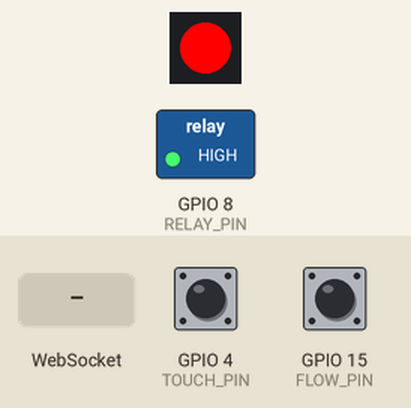
A sketch run on a simulated ESP32-S3. Parts: 1 RGB LEDs in strip order, left to right, switched loads named in the sketch (green lamp = pin HIGH). The test bench sets the inputs (shaded band); at power-on: GPIO 15 (FLOW_PIN) HIGH, GPIO 4 (TOUCH_PIN) LOW. WiFi joins after 1.5 s; servers stay silent unless stated; what the sketch prints to the serial monitor is not drawn.

Above: at 2.8 s.
2.9 s: WebSocket text "03;" received
At 3.8 s:
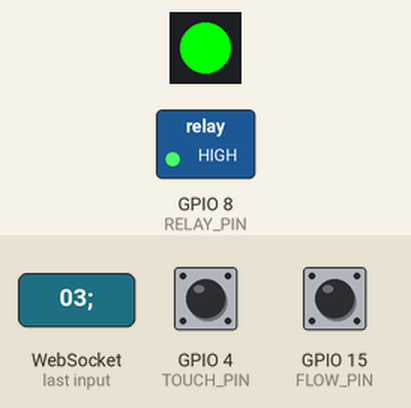
4.4 s: GPIO 15 (FLOW_PIN) pulled LOW for 0.15 s
7.5 s: WebSocket text "ON" received
At 10.05 s:
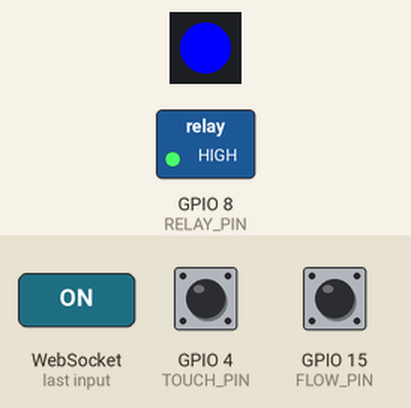
10.5 s: WebSocket text "OFF" received
Timing chart, 0 to 13.0 s (numbered marks = the images above; inputs shaded):
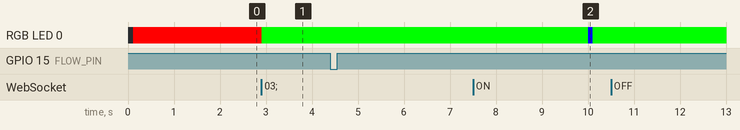

Measured:
- after the input at 2.9 s, RGB LED 0: RGB(255, 0, 0) → RGB(0, 255, 0) at once
- after the input at 4.4 s, every drawn part: stays the same
- after the input at 10.5 s, every drawn part: stays the same

The sketch:

arduino_websocketsclient.ino
```cpp
#include <WiFi.h>
#include <WebSocketsClient.h>
#include <Adafruit_NeoPixel.h>

// ==== CONFIGURAÇÕES DE REDE ====
const char* ssid = "UNITINS_WIFI";
const char* password = "";

// ==== CONFIGURAÇÕES DO WEBSOCKET ====
const char* ws_host = "aqualy.tanz.dev";
const uint16_t ws_port = 443;  // Porta HTTPS
const char* ws_path = "/ws/sensor/1";  // Caminho com ID do medidor
const char* device_id = "1";

WebSocketsClient webSocket;

// ==== SENSOR DE FLUXO ====
const int FLOW_PIN = 15;
unsigned long lastTime = 0;
unsigned long lastSendTime = 0;
unsigned long pulseCount = 0;
int lastState = HIGH;
float calibrationFactor = 4.5;

float consumoLitros = 0.0;
float somaVazao = 0.0;
int contagemMedidas = 0;

// ==== RELÉ (INTERRUPTOR DE FLUXO) ====
const int RELAY_PIN = 8;

// ==== LED NEOPIXEL ====
#define LED_PIN 48
#define NUMPIXELS 1
Adafruit_NeoPixel pixel(NUMPIXELS, LED_PIN, NEO_GRB + NEO_KHZ800);

// ==== BOTÃO TOUCH ====
const int TOUCH_PIN = 4;
bool flowSwitchState = true;
int lastTouchState = LOW;
unsigned long lastDebounceTime = 0;
unsigned long debounceDelay = 50;

// ==== CONTROLE DE CONEXÃO ====
bool wsConnected = false;

// ==== FUNÇÕES DE LED ====
void setLedColor(uint8_t r, uint8_t g, uint8_t b) {
  pixel.setPixelColor(0, pixel.Color(r, g, b));
  pixel.show();
}

void ledDesconectado() { setLedColor(255, 0, 0); }     // Vermelho
void ledConectado() { setLedColor(0, 255, 0); }        // Verde
void ledEnviando()  { setLedColor(0, 0, 255); }        // Azul

// ==== CALLBACK DO WEBSOCKET ====
void webSocketEvent(WStype_t type, uint8_t * payload, size_t length) {
  switch(type) {
    case WStype_DISCONNECTED:
      Serial.println("🔴 WebSocket Desconectado!");
      wsConnected = false;
      ledDesconectado();
      break;

    case WStype_CONNECTED:
      Serial.println("✅ WebSocket Conectado!");
      Serial.printf("📍 Conectado em: %s\n", payload);
      wsConnected = true;
      ledConectado();
      break;

    case WStype_TEXT: {
      Serial.printf("📨 Mensagem recebida: %s\n", payload);

      // Parse comando do servidor: 03;ON ou 03;OFF
      String message = String((char*)payload);
      if (message.startsWith("03;")) {
        String command = message.substring(3);
        if (command == "ON") {
          Serial.println("🟢 Fluxo LIGADO (comando remoto)");
          flowSwitchState = true;
          digitalWrite(RELAY_PIN, HIGH);
        } else if (command == "OFF") {
          Serial.println("🔴 Fluxo DESLIGADO (comando remoto)");
          flowSwitchState = false;
          digitalWrite(RELAY_PIN, LOW);
        }
      }
      break;
    }

    case WStype_ERROR:
      Serial.printf("❌ Erro WebSocket: %s\n", payload);
      ledDesconectado();
      break;

    case WStype_BIN:
      Serial.printf("⚠️ Dados binários recebidos (%u bytes)\n", length);
      break;
  }
}

// ==== SETUP ====
void setup() {
  Serial.begin(115200);
  delay(100);

  Serial.println("\n\n========================================");
  Serial.println("🚀 Iniciando Sistema de Medição");
  Serial.println("========================================");

  pinMode(FLOW_PIN, INPUT_PULLUP);
  pinMode(TOUCH_PIN, INPUT);
  pinMode(RELAY_PIN, OUTPUT);
  digitalWrite(RELAY_PIN, HIGH);

  pixel.begin();
  ledDesconectado();

  // Inicializa estado do pino do sensor para detecção de borda consistente
  lastState = digitalRead(FLOW_PIN);

  // Conectar WiFi
  Serial.println("\n📡 Conectando ao WiFi...");
  Serial.printf("SSID: %s\n", ssid);
  WiFi.begin(ssid, password);

  int tentativas = 0;
  while (WiFi.status() != WL_CONNECTED && tentativas < 30) {
    delay(500);
    Serial.print(".");
    tentativas++;
  }

  if (WiFi.status() == WL_CONNECTED) {
    Serial.println("\n✅ WiFi Conectado!");
    Serial.print("📍 IP Local: ");
    Serial.println(WiFi.localIP());
    Serial.print("📶 RSSI: ");
    Serial.print(WiFi.RSSI());
    Serial.println(" dBm");
  } else {
    Serial.println("\n❌ Falha ao conectar WiFi!");
    return;
  }

  // Configurar WebSocket
  Serial.println("\n🔌 Configurando WebSocket...");
  Serial.printf("Host: %s\n", ws_host);
  Serial.printf("Porta: %u\n", ws_port);
  Serial.printf("Path: %s\n", ws_path);

  // Configurar SSL/TLS
  webSocket.beginSSL(ws_host, ws_port, ws_path);

  // Configurar evento
  webSocket.onEvent(webSocketEvent);

  // Configurar reconexão automática
  webSocket.setReconnectInterval(5000);

  // Configurar headers customizados
  webSocket.setExtraHeaders("Origin: https://aqualy.tanz.dev");

  Serial.println("✅ WebSocket configurado!");
  Serial.println("========================================\n");
}

// ==== LOOP PRINCIPAL ====
void loop() {
  // Processar eventos WebSocket
  webSocket.loop();

  // Verificar WiFi
  if (WiFi.status() != WL_CONNECTED) {
    Serial.println("🔴 WiFi desconectado! Tentando reconectar...");
    ledDesconectado();
    WiFi.begin(ssid, password);
    delay(5000);
    return;
  }

  // Verificar botão touch (com debounce)
  int touchReading = digitalRead(TOUCH_PIN);
  if (touchReading != lastTouchState) {
    lastDebounceTime = millis();
  }

  if ((millis() - lastDebounceTime) > debounceDelay) {
    if (touchReading == HIGH && lastTouchState == LOW) {
      flowSwitchState = !flowSwitchState;
      Serial.print("👆 Botão touch - Novo estado: ");
      Serial.println(flowSwitchState ? "ON" : "OFF");
      enviarStatus(flowSwitchState);
      digitalWrite(RELAY_PIN, flowSwitchState ? HIGH : LOW);
    }
  }
  lastTouchState = touchReading;

  // Leitura do sensor de fluxo (sempre conta, sem depender do estado do relé)
  int currentState = digitalRead(FLOW_PIN);
  if (lastState == HIGH && currentState == LOW) {
    pulseCount++;
  }
  lastState = currentState;

  unsigned long currentTime = millis();

  // Cálculo de vazão a cada 1s
  if (currentTime - lastTime >= 1000) {
    float flowRate = pulseCount / calibrationFactor;
    float litrosPorSegundo = flowRate / 60.0;

    consumoLitros += litrosPorSegundo;
    somaVazao += flowRate;
    contagemMedidas++;

    Serial.print("💧 Vazão: ");
    Serial.print(flowRate, 2);
    Serial.println(" L/min");

    pulseCount = 0;
    lastTime = currentTime;
  }

  // Envio de dados a cada 10s
  if (currentTime - lastSendTime >= 10000) {
    float mediaVazao = (contagemMedidas > 0) ? somaVazao / contagemMedidas : 0.0;

    enviarDados(consumoLitros, mediaVazao);

    consumoLitros = 0.0;
    somaVazao = 0.0;
    contagemMedidas = 0;
    lastSendTime = currentTime;
  }
}

// ==== FUNÇÃO DE ENVIO DE DADOS ====
void enviarDados(float consumo, float media) {
  if (!wsConnected) {
    Serial.println("⚠️ WebSocket desconectado - não enviando dados");
    return;
  }

  if (consumo <= 0.0) {
    return;
  }

  ledEnviando();

  // Protocolo: 01;{medidorId};{consumoLitros};{vazaoLMin}
  String payload = "01;" + String(device_id) + ";" + String(consumo, 3) + ";" + String(media, 2);
  webSocket.sendTXT(payload);

  Serial.println("📤 Dados enviados: " + payload);

  delay(100);
  ledConectado();
}

// ==== FUNÇÃO DE ENVIO DE STATUS ====
void enviarStatus(bool estado) {
  if (!wsConnected) {
    Serial.println("⚠️ WebSocket desconectado - não enviando status");
    return;
  }

  ledEnviando();

  // Protocolo: 02;{medidorId};{ON/OFF}
  String status = estado ? "ON" : "OFF";
  String payload = "02;" + String(device_id) + ";" + status;
  webSocket.sendTXT(payload);

  Serial.println("📤 Status enviado: " + payload);

  delay(100);
  ledConectado();
}
```
